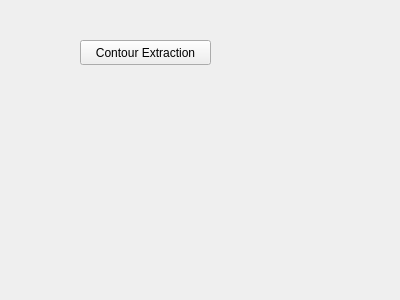
<?xml version="1.0" encoding="UTF-8"?>
<ui version="4.0">
 <class>MorfologicalFilter</class>
 <widget class="QWidget" name="MorfologicalFilter">
  <property name="geometry">
   <rect>
    <x>0</x>
    <y>0</y>
    <width>400</width>
    <height>300</height>
   </rect>
  </property>
  <property name="windowTitle">
   <string>Form</string>
  </property>
  <widget class="QPushButton" name="pbContourExtraction">
   <property name="geometry">
    <rect>
     <x>80</x>
     <y>40</y>
     <width>131</width>
     <height>25</height>
    </rect>
   </property>
   <property name="text">
    <string>Contour Extraction</string>
   </property>
  </widget>
 </widget>
 <resources/>
 <connections/>
</ui>
